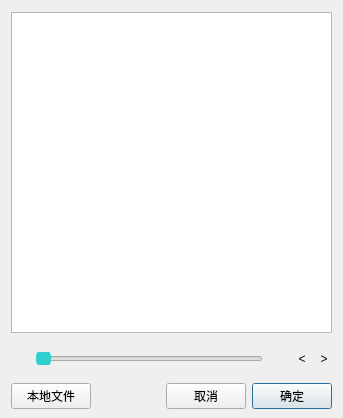
<?xml version="1.0" encoding="UTF-8"?>
<ui version="4.0">
 <class>ImageCut</class>
 <widget class="QDialog" name="ImageCut">
  <property name="geometry">
   <rect>
    <x>0</x>
    <y>0</y>
    <width>339</width>
    <height>418</height>
   </rect>
  </property>
  <property name="windowTitle">
   <string>图片剪切</string>
  </property>
  <property name="styleSheet">
   <string notr="true">QToolButton
{
	border:none;
}</string>
  </property>
  <layout class="QVBoxLayout" name="verticalLayout">
   <property name="spacing">
    <number>15</number>
   </property>
   <property name="bottomMargin">
    <number>9</number>
   </property>
   <item>
    <widget class="QFrame" name="frame">
     <property name="sizePolicy">
      <sizepolicy hsizetype="Preferred" vsizetype="MinimumExpanding">
       <horstretch>0</horstretch>
       <verstretch>0</verstretch>
      </sizepolicy>
     </property>
     <property name="styleSheet">
      <string notr="true"/>
     </property>
     <property name="frameShadow">
      <enum>QFrame::Raised</enum>
     </property>
     <layout class="QHBoxLayout" name="horizontalLayout_4">
      <property name="leftMargin">
       <number>0</number>
      </property>
      <property name="topMargin">
       <number>0</number>
      </property>
      <property name="rightMargin">
       <number>0</number>
      </property>
      <property name="bottomMargin">
       <number>0</number>
      </property>
      <item>
       <widget class="QGraphicsView" name="graphicsView">
        <property name="sizePolicy">
         <sizepolicy hsizetype="Preferred" vsizetype="Preferred">
          <horstretch>0</horstretch>
          <verstretch>0</verstretch>
         </sizepolicy>
        </property>
        <property name="minimumSize">
         <size>
          <width>321</width>
          <height>321</height>
         </size>
        </property>
        <property name="maximumSize">
         <size>
          <width>321</width>
          <height>321</height>
         </size>
        </property>
        <property name="styleSheet">
         <string notr="true">#frame
{
	border:1px solid rgb(109, 109, 109);
}
</string>
        </property>
        <property name="verticalScrollBarPolicy">
         <enum>Qt::ScrollBarAlwaysOff</enum>
        </property>
        <property name="horizontalScrollBarPolicy">
         <enum>Qt::ScrollBarAlwaysOff</enum>
        </property>
       </widget>
      </item>
     </layout>
    </widget>
   </item>
   <item>
    <layout class="QHBoxLayout" name="horizontalLayout">
     <item>
      <widget class="QToolButton" name="btnScaleDown">
       <property name="styleSheet">
        <string notr="true">QToolButton
{
	image: url(:/image/resource/缩小.png);
}
</string>
       </property>
       <property name="text">
        <string/>
       </property>
      </widget>
     </item>
     <item>
      <widget class="QSlider" name="horizontalSlider">
       <property name="styleSheet">
        <string notr="true">QSlider
{
	height:13px;
}
  QSlider::groove:horizontal {
 
  }

 QSlider::handle:horizontal {

	background-color: rgb(45, 208, 207);
    width: 13px;
	height:13px;
    border-radius: 5px;
  }
</string>
       </property>
       <property name="maximum">
        <number>100</number>
       </property>
       <property name="orientation">
        <enum>Qt::Horizontal</enum>
       </property>
      </widget>
     </item>
     <item>
      <widget class="QToolButton" name="btnScaleUp">
       <property name="styleSheet">
        <string notr="true">QToolButton
{
	
	image: url(:/image/resource/放大.png);
}

QToolButton:pressed
{
	
}</string>
       </property>
       <property name="text">
        <string/>
       </property>
      </widget>
     </item>
     <item>
      <widget class="QToolButton" name="rotateLeft">
       <property name="text">
        <string>&lt;</string>
       </property>
      </widget>
     </item>
     <item>
      <widget class="QToolButton" name="rotateRight">
       <property name="text">
        <string>&gt;</string>
       </property>
      </widget>
     </item>
    </layout>
   </item>
   <item>
    <layout class="QHBoxLayout" name="horizontalLayout_3">
     <item>
      <widget class="QPushButton" name="btnOpenFile">
       <property name="text">
        <string>本地文件</string>
       </property>
      </widget>
     </item>
     <item>
      <spacer name="horizontalSpacer_2">
       <property name="orientation">
        <enum>Qt::Horizontal</enum>
       </property>
       <property name="sizeHint" stdset="0">
        <size>
         <width>37</width>
         <height>17</height>
        </size>
       </property>
      </spacer>
     </item>
     <item>
      <widget class="QPushButton" name="btnCancel">
       <property name="text">
        <string>取消</string>
       </property>
      </widget>
     </item>
     <item>
      <widget class="QPushButton" name="btnOK">
       <property name="text">
        <string>确定</string>
       </property>
       <property name="default">
        <bool>true</bool>
       </property>
      </widget>
     </item>
    </layout>
   </item>
  </layout>
 </widget>
 <layoutdefault spacing="6" margin="11"/>
 <resources>
  <include location="Resource.qrc"/>
 </resources>
 <connections/>
</ui>
